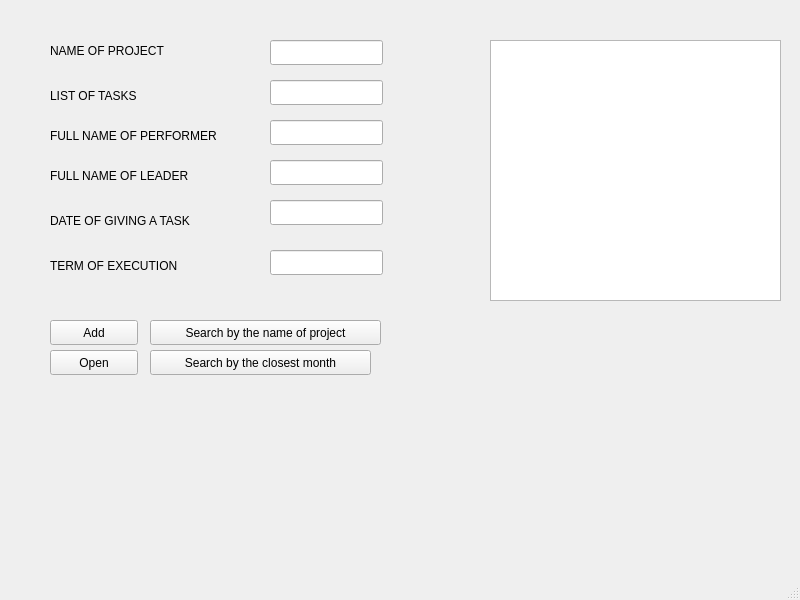
<?xml version="1.0" encoding="UTF-8"?>
<ui version="4.0">
 <class>MainWindow</class>
 <widget class="QMainWindow" name="MainWindow">
  <property name="geometry">
   <rect>
    <x>0</x>
    <y>0</y>
    <width>800</width>
    <height>600</height>
   </rect>
  </property>
  <property name="windowTitle">
   <string>MainWindow</string>
  </property>
  <widget class="QWidget" name="centralwidget">
   <widget class="QLabel" name="label">
    <property name="geometry">
     <rect>
      <x>50</x>
      <y>30</y>
      <width>141</width>
      <height>41</height>
     </rect>
    </property>
    <property name="text">
     <string>NAME OF PROJECT</string>
    </property>
   </widget>
   <widget class="QLabel" name="label_2">
    <property name="geometry">
     <rect>
      <x>50</x>
      <y>70</y>
      <width>131</width>
      <height>51</height>
     </rect>
    </property>
    <property name="text">
     <string>LIST OF TASKS</string>
    </property>
   </widget>
   <widget class="QLabel" name="label_3">
    <property name="geometry">
     <rect>
      <x>50</x>
      <y>120</y>
      <width>201</width>
      <height>31</height>
     </rect>
    </property>
    <property name="text">
     <string>FULL NAME OF PERFORMER</string>
    </property>
   </widget>
   <widget class="QLabel" name="label_4">
    <property name="geometry">
     <rect>
      <x>50</x>
      <y>160</y>
      <width>191</width>
      <height>31</height>
     </rect>
    </property>
    <property name="text">
     <string>FULL NAME OF LEADER</string>
    </property>
   </widget>
   <widget class="QLabel" name="label_5">
    <property name="geometry">
     <rect>
      <x>50</x>
      <y>200</y>
      <width>181</width>
      <height>41</height>
     </rect>
    </property>
    <property name="text">
     <string>DATE OF GIVING A TASK</string>
    </property>
   </widget>
   <widget class="QLabel" name="label_6">
    <property name="geometry">
     <rect>
      <x>50</x>
      <y>240</y>
      <width>181</width>
      <height>51</height>
     </rect>
    </property>
    <property name="text">
     <string>TERM OF EXECUTION</string>
    </property>
   </widget>
   <widget class="QLineEdit" name="lineEdit">
    <property name="geometry">
     <rect>
      <x>270</x>
      <y>40</y>
      <width>113</width>
      <height>25</height>
     </rect>
    </property>
   </widget>
   <widget class="QLineEdit" name="lineEdit_2">
    <property name="geometry">
     <rect>
      <x>270</x>
      <y>80</y>
      <width>113</width>
      <height>25</height>
     </rect>
    </property>
   </widget>
   <widget class="QLineEdit" name="lineEdit_3">
    <property name="geometry">
     <rect>
      <x>270</x>
      <y>120</y>
      <width>113</width>
      <height>25</height>
     </rect>
    </property>
   </widget>
   <widget class="QLineEdit" name="lineEdit_4">
    <property name="geometry">
     <rect>
      <x>270</x>
      <y>160</y>
      <width>113</width>
      <height>25</height>
     </rect>
    </property>
   </widget>
   <widget class="QLineEdit" name="lineEdit_5">
    <property name="geometry">
     <rect>
      <x>270</x>
      <y>200</y>
      <width>113</width>
      <height>25</height>
     </rect>
    </property>
   </widget>
   <widget class="QLineEdit" name="lineEdit_6">
    <property name="geometry">
     <rect>
      <x>270</x>
      <y>250</y>
      <width>113</width>
      <height>25</height>
     </rect>
    </property>
   </widget>
   <widget class="QPushButton" name="pushButton">
    <property name="geometry">
     <rect>
      <x>50</x>
      <y>320</y>
      <width>88</width>
      <height>25</height>
     </rect>
    </property>
    <property name="text">
     <string>Add</string>
    </property>
   </widget>
   <widget class="QPushButton" name="pushButton_2">
    <property name="geometry">
     <rect>
      <x>150</x>
      <y>350</y>
      <width>221</width>
      <height>25</height>
     </rect>
    </property>
    <property name="text">
     <string>Search by the closest month</string>
    </property>
   </widget>
   <widget class="QPushButton" name="pushButton_3">
    <property name="geometry">
     <rect>
      <x>50</x>
      <y>350</y>
      <width>88</width>
      <height>25</height>
     </rect>
    </property>
    <property name="text">
     <string>Open</string>
    </property>
   </widget>
   <widget class="QPushButton" name="pushButton_5">
    <property name="geometry">
     <rect>
      <x>150</x>
      <y>320</y>
      <width>231</width>
      <height>25</height>
     </rect>
    </property>
    <property name="text">
     <string>Search by the name of project</string>
    </property>
   </widget>
   <widget class="QTextEdit" name="textEdit">
    <property name="geometry">
     <rect>
      <x>490</x>
      <y>40</y>
      <width>291</width>
      <height>261</height>
     </rect>
    </property>
   </widget>
  </widget>
  <widget class="QMenuBar" name="menubar">
   <property name="geometry">
    <rect>
     <x>0</x>
     <y>0</y>
     <width>800</width>
     <height>22</height>
    </rect>
   </property>
  </widget>
  <widget class="QStatusBar" name="statusbar"/>
 </widget>
 <resources/>
 <connections/>
</ui>
